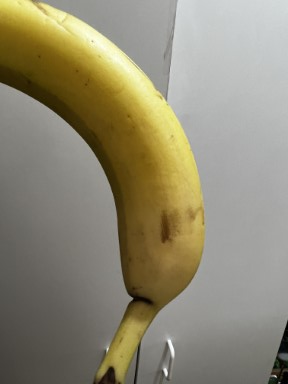
#> input picture banana_data/img/ripe/ripe (102).jpg, 288 x 384 px, found by its file name; its folder holds only this picture in this run
$ jupyter execute NyariRipe.ipynb
#> lines starting #> are read from the running program, lines starting #| are printed output that depends on the picture; after the words box and inside, x2 and y2 are one past the last pixel; in counts of white or black regions, pixels touching at a corner belong together
#> in segmentasi_buah_pisang, gambar is the input picture: shape (384, 288, 3); mean B, G, R 115.9, 137.6, 143.6
[cell 1]
import cv2
import os
import numpy as np
import matplotlib.pyplot as gas

[cell 2]
def nyaripisangripe(gambar):
    # Konversi gambar ke ruang warna HSV
    hsv = cv2.cvtColor(gambar, cv2.COLOR_BGR2HSV)
#> hsv: shape (384, 288, 3); mean H, S, V 32.4, 57.7, 144.2

    # Definisikan rentang nilai warna kuning untuk segmentasi buah pisang
    lower_pisang = np.array([20, 100, 100])
    upper_pisang = np.array([30, 250, 255])

    # Buat mask berdasarkan rentang nilai warna kuning
    masked = cv2.inRange(hsv, lower_pisang, upper_pisang)
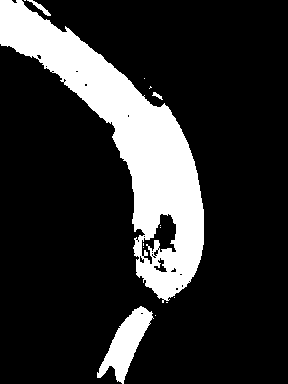
#> masked: shape (384, 288); 18.2% white; 14 white regions (10 under 20 px)

    # Menghitung jumlah piksel kuning dalam mask
    yellow_pixels = cv2.countNonZero(masked)
#> yellow_pixels = 20078

    # Mencari kontur dari mask
    contours, _ = cv2.findContours(masked, cv2.RETR_EXTERNAL, cv2.CHAIN_APPROX_SIMPLE)
#> contours = 10 contours, 6 with area under 20; largest, box (x1, y1, x2, y2) and area: (0, 0, 204, 303) 18598, (97, 306, 154, 384) 1714, (27, 0, 51, 16) 71, (152, 92, 163, 100) 23

    max_area = 0
    max_contour = None

    # Mencari kontur kuning dengan luas terbesar
    for contour in contours:
        area = cv2.contourArea(contour)

        if area > max_area:
            max_area = area
            max_contour = contour
#> this loop made 10 passes
#> (area, max_area) on passes 2, 10: (1713.5, 1713.5), (18597.5, 18597.5)
#> area on passes 5, 8: 23, 71
#> after the loop, max_area = 18597.5; max_contour = contour of 437 points, box (x1, y1, x2, y2) (0, 0, 204, 303), area 18598

    # Mengekstrak bounding box dari kontur terbesar
    x, y, w, h = cv2.boundingRect(max_contour)
#> x = 0; y = 0; w = 204; h = 303

    # Menambahkan margin pada bounding rectangle
    margin = 50
    x1 = max(0, x - margin)
#> x1 = 0
    y1 = max(0, y - margin)
#> y1 = 0
    x2 = min(gambar.shape[1], x + w + margin)
#> x2 = 254
    y2 = min(gambar.shape[0], y + h + margin)
#> y2 = 353

    # Menghitung koordinat tengah bounding box
    center_x = (x1 + x2) // 2
#> center_x = 127
    center_y = (y1 + y2) // 2
#> center_y = 176

    # Mengubah posisi kotak berdasarkan koordinat tengah bounding box
    kotak_width = 50
    kotak_height = 70
    kotak_x1 = max(0, center_x - kotak_width // 2)
#> kotak_x1 = 102
    kotak_y1 = max(0, center_y - kotak_height // 2)
#> kotak_y1 = 141
    kotak_x2 = min(gambar.shape[1], center_x + kotak_width // 2)
#> kotak_x2 = 152
    kotak_y2 = min(gambar.shape[0], center_y + kotak_height // 2)
#> kotak_y2 = 211

    # Membuat kotak
    kotak = np.zeros((kotak_height, kotak_width, 3), dtype=np.uint8)
    kotak[:kotak_y2-kotak_y1, :kotak_x2-kotak_x1] = gambar[kotak_y1:kotak_y1+kotak_y2-kotak_y1, kotak_x1:kotak_x1+kotak_x2-kotak_x1]
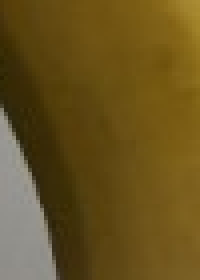
#> kotak: shape (70, 50, 3) (shown 4 times larger); mean B, G, R 30.9, 82.4, 103.8

    return kotak

[cell 3]
def segmentasi_buah_pisang(input_dir, output_dir):
    # Buat direktori output jika belum ada
    os.makedirs(output_dir, exist_ok=True)

    # Dapatkan daftar file dalam direktori input
    file_list = os.listdir(input_dir)

    # Melakukan segmentasi pada setiap file gambar
    for file_name in file_list:
        # Baca gambar
        gambar = cv2.imread(os.path.join(input_dir, file_name))

        # Memeriksa jumlah piksel dengan metode segmentasi HSV
        segmented_img = nyaripisangripe(gambar)

        # Ubah nama file hasil segmentasi
        segmented_file_name = "segmented_" + file_name

        # Simpan hasil segmentasi ke direktori output
        cv2.imwrite(os.path.join(output_dir, segmented_file_name), segmented_img)

        print(f"Segmentasi selesai: {file_name} -> {segmented_file_name}")

# Contoh penggunaan
input_directory = "T:/PCD/Banana_Condensed_Three_Cat/ripe"
output_directory = "T:/PCD/Banana_Condensed_Three_Cat/segrp"
segmentasi_buah_pisang(input_directory, output_directory)

$ run again, on banana_data/img/ripe/ripe (114).jpg
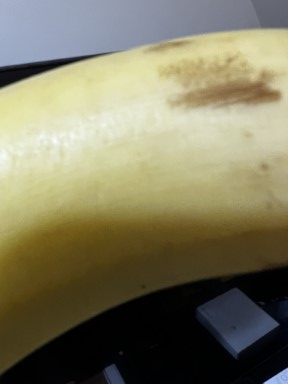
#> input picture banana_data/img/ripe/ripe (114).jpg, 288 x 384 px, found by its file name
#> in segmentasi_buah_pisang, gambar is the input picture: shape (384, 288, 3); mean B, G, R 96.8, 122.7, 126.9
#> hsv: shape (384, 288, 3); mean H, S, V 43.9, 94.5, 131.7
#> in nyaripisangripe, `masked = cv2.inRange(hsv, lower_pisang, upper_pisang)`:
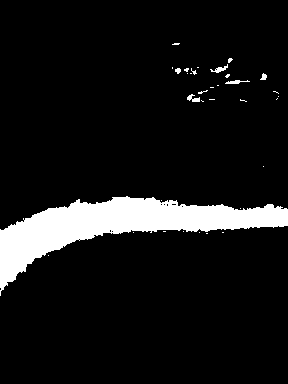
#> masked: shape (384, 288); 8.9% white; 34 white regions (28 under 20 px)
#> yellow_pixels = 9811
#> contours = 34 contours, 29 with area under 20; largest, box (x1, y1, x2, y2) and area: (0, 196, 288, 296) 9088, (210, 64, 228, 73) 39, (187, 94, 200, 102) 37, (225, 80, 250, 84) 30, (260, 73, 267, 80) 21
#> the loop in nyaripisangripe, `for contour in contours:` made 34 passes
#> (area, max_area) on pass 10: (9087.5, 9087.5)
#> after the loop in nyaripisangripe, `for contour in contours:`: max_area = 9087.5; max_contour = contour of 378 points, box (x1, y1, x2, y2) (0, 196, 288, 296), area 9088
#> x = 0; y = 196; w = 288; h = 100
#> x1 = 0
#> y1 = 146
#> x2 = 288
#> y2 = 346
#> center_x = 144
#> center_y = 246
#> kotak_x1 = 119
#> kotak_y1 = 211
#> kotak_x2 = 169
#> kotak_y2 = 281
#> in nyaripisangripe, `kotak[:kotak_y2-kotak_y1, :kotak_x2-kotak_x1] = gambar[kotak_y1:kotak_..`:
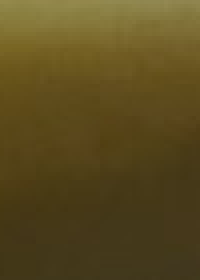
#> kotak: shape (70, 50, 3) (shown 4 times larger); mean B, G, R 31.1, 75.1, 90.5

$ run again, on banana_data/img/ripe/ripe (12).jpg
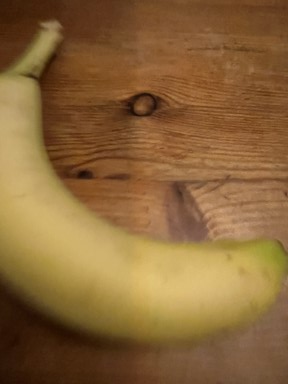
#> input picture banana_data/img/ripe/ripe (12).jpg, 288 x 384 px, found by its file name
#> in segmentasi_buah_pisang, gambar is the input picture: shape (384, 288, 3); mean B, G, R 56.7, 101.2, 137.4
#> hsv: shape (384, 288, 3); mean H, S, V 16.1, 157.1, 137.4
#> in nyaripisangripe, `masked = cv2.inRange(hsv, lower_pisang, upper_pisang)`:
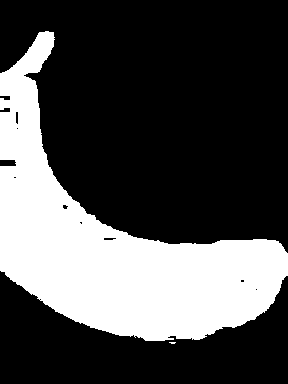
#> masked: shape (384, 288); 30.3% white; 2 white regions (1 under 20 px)
#> yellow_pixels = 33489
#> contours = 2 contours, 1 with area under 20; largest, box (x1, y1, x2, y2) and area: (0, 31, 288, 341) 32994
#> the loop in nyaripisangripe, `for contour in contours:` made 2 passes
#> (area, max_area) on pass 2: (32993.5, 32993.5)
#> after the loop in nyaripisangripe, `for contour in contours:`: max_area = 32993.5; max_contour = contour of 453 points, box (x1, y1, x2, y2) (0, 31, 288, 341), area 32994
#> x = 0; y = 31; w = 288; h = 310
#> x1 = 0
#> x2 = 288
#> y2 = 384
#> center_x = 144
#> center_y = 192
#> kotak_x1 = 119
#> kotak_y1 = 157
#> kotak_x2 = 169
#> kotak_y2 = 227
#> in nyaripisangripe, `kotak[:kotak_y2-kotak_y1, :kotak_x2-kotak_x1] = gambar[kotak_y1:kotak_..`:
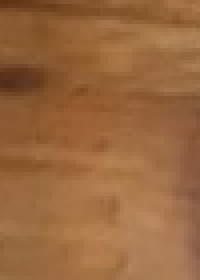
#> kotak: shape (70, 50, 3) (shown 4 times larger); mean B, G, R 62.4, 103.6, 152.9

$ run again, on banana_data/img/ripe/ripe (135).jpg
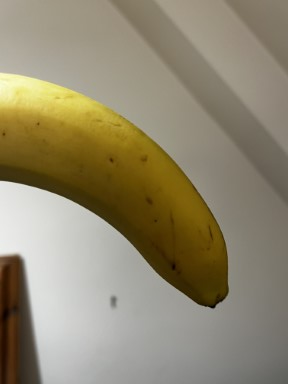
#> input picture banana_data/img/ripe/ripe (135).jpg, 288 x 384 px, found by its file name
#> in segmentasi_buah_pisang, gambar is the input picture: shape (384, 288, 3); mean B, G, R 111.4, 135.9, 144.8
#> hsv: shape (384, 288, 3); mean H, S, V 25, 74.3, 145
#> in nyaripisangripe, `masked = cv2.inRange(hsv, lower_pisang, upper_pisang)`:
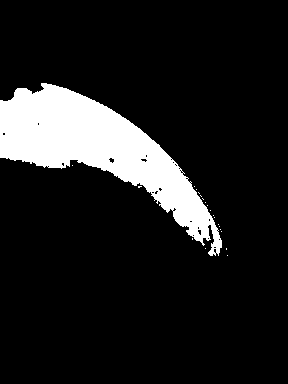
#> masked: shape (384, 288); 12.2% white; 21 white regions (20 under 20 px)
#> yellow_pixels = 13526
#> contours = 21 contours, 20 with area under 20; largest, box (x1, y1, x2, y2) and area: (0, 83, 222, 256) 13253
#> the loop in nyaripisangripe, `for contour in contours:` made 21 passes
#> (area, max_area) on pass 21: (13253, 13253)
#> after the loop in nyaripisangripe, `for contour in contours:`: max_area = 13253; max_contour = contour of 381 points, box (x1, y1, x2, y2) (0, 83, 222, 256), area 13253
#> x = 0; y = 83; w = 222; h = 173
#> x1 = 0
#> y1 = 33
#> x2 = 272
#> y2 = 306
#> center_x = 136
#> center_y = 169
#> kotak_x1 = 111
#> kotak_y1 = 134
#> kotak_x2 = 161
#> kotak_y2 = 204
#> in nyaripisangripe, `kotak[:kotak_y2-kotak_y1, :kotak_x2-kotak_x1] = gambar[kotak_y1:kotak_..`:
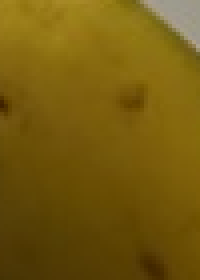
#> kotak: shape (70, 50, 3) (shown 4 times larger); mean B, G, R 14.1, 90.4, 116.9

$ run again, on banana_data/img/ripe/ripe (106).jpg
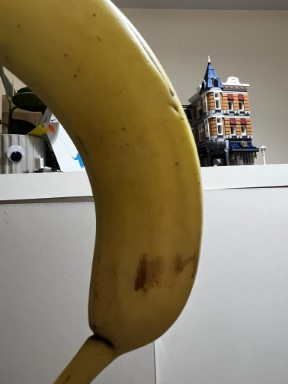
#> input picture banana_data/img/ripe/ripe (106).jpg, 288 x 384 px, found by its file name
#> in segmentasi_buah_pisang, gambar is the input picture: shape (384, 288, 3); mean B, G, R 103.8, 126.9, 137.6
#> hsv: shape (384, 288, 3); mean H, S, V 37.9, 87.1, 138.8
#> in nyaripisangripe, `masked = cv2.inRange(hsv, lower_pisang, upper_pisang)`:
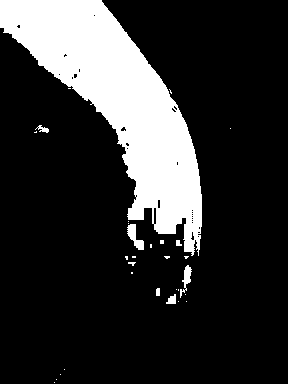
#> masked: shape (384, 288); 18.8% white; 30 white regions (23 under 20 px)
#> yellow_pixels = 20833
#> contours = 30 contours, 24 with area under 20; largest, box (x1, y1, x2, y2) and area: (0, 0, 202, 256) 19896, (127, 224, 144, 250) 174, (180, 265, 192, 298) 112, (166, 294, 176, 304) 50, (35, 125, 49, 133) 34, (156, 288, 160, 296) 20
#> the loop in nyaripisangripe, `for contour in contours:` made 30 passes
#> (area, max_area) on passes 8, 13, 22, 30: (50.5, 50.5), (112.5, 112.5), (174, 174), (19896.5, 19896.5)
#> after the loop in nyaripisangripe, `for contour in contours:`: max_area = 19896.5; max_contour = contour of 347 points, box (x1, y1, x2, y2) (0, 0, 202, 256), area 19896
#> x = 0; w = 202; h = 256
#> x1 = 0
#> x2 = 252
#> y2 = 306
#> center_x = 126
#> center_y = 153
#> kotak_x1 = 101
#> kotak_y1 = 118
#> kotak_x2 = 151
#> kotak_y2 = 188
#> in nyaripisangripe, `kotak[:kotak_y2-kotak_y1, :kotak_x2-kotak_x1] = gambar[kotak_y1:kotak_..`:
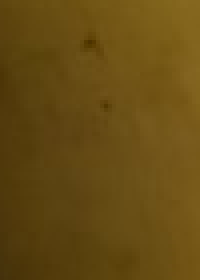
#> kotak: shape (70, 50, 3) (shown 4 times larger); mean B, G, R 18.8, 75.6, 102
